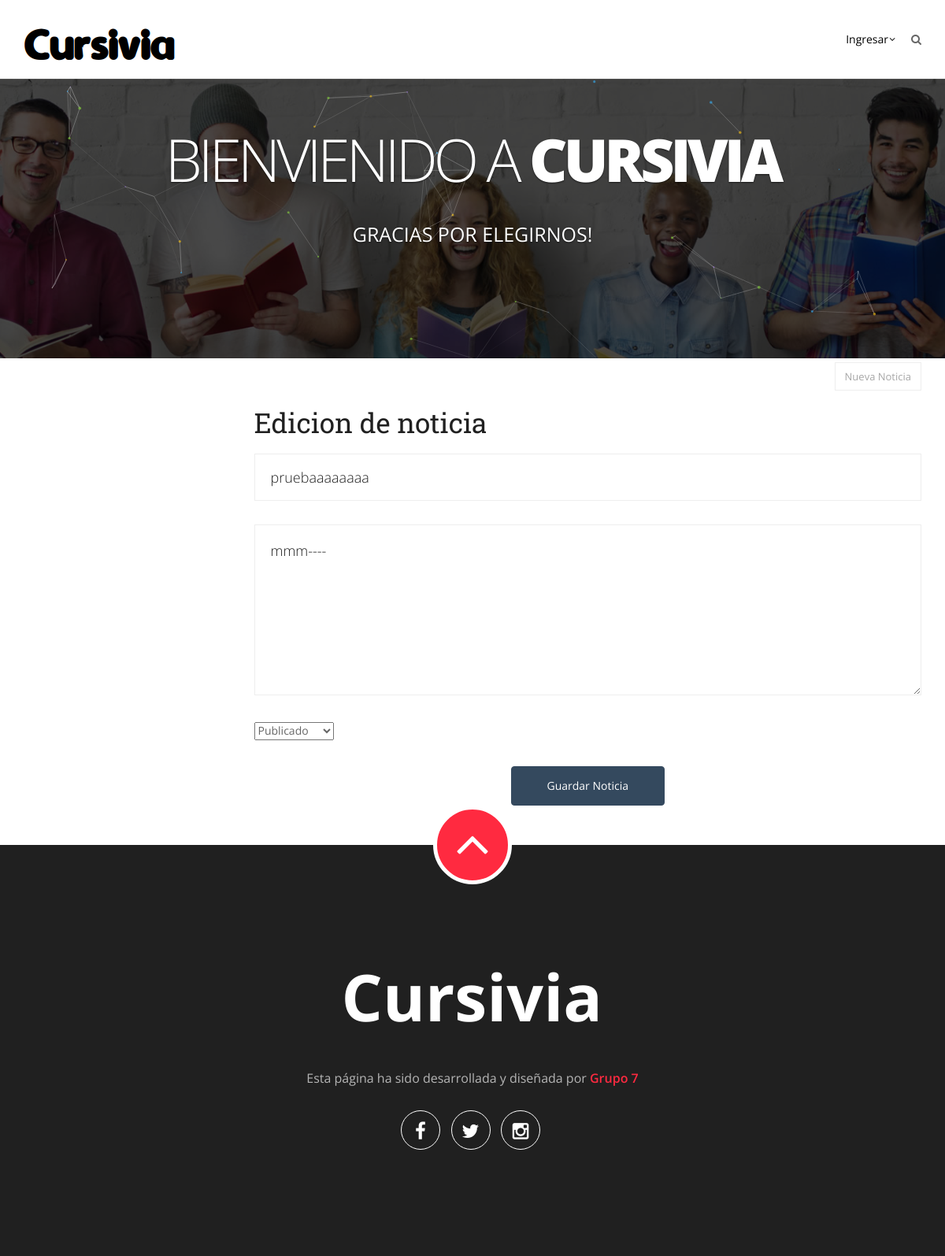
The app's page /home/noticia/19/update/, older data.
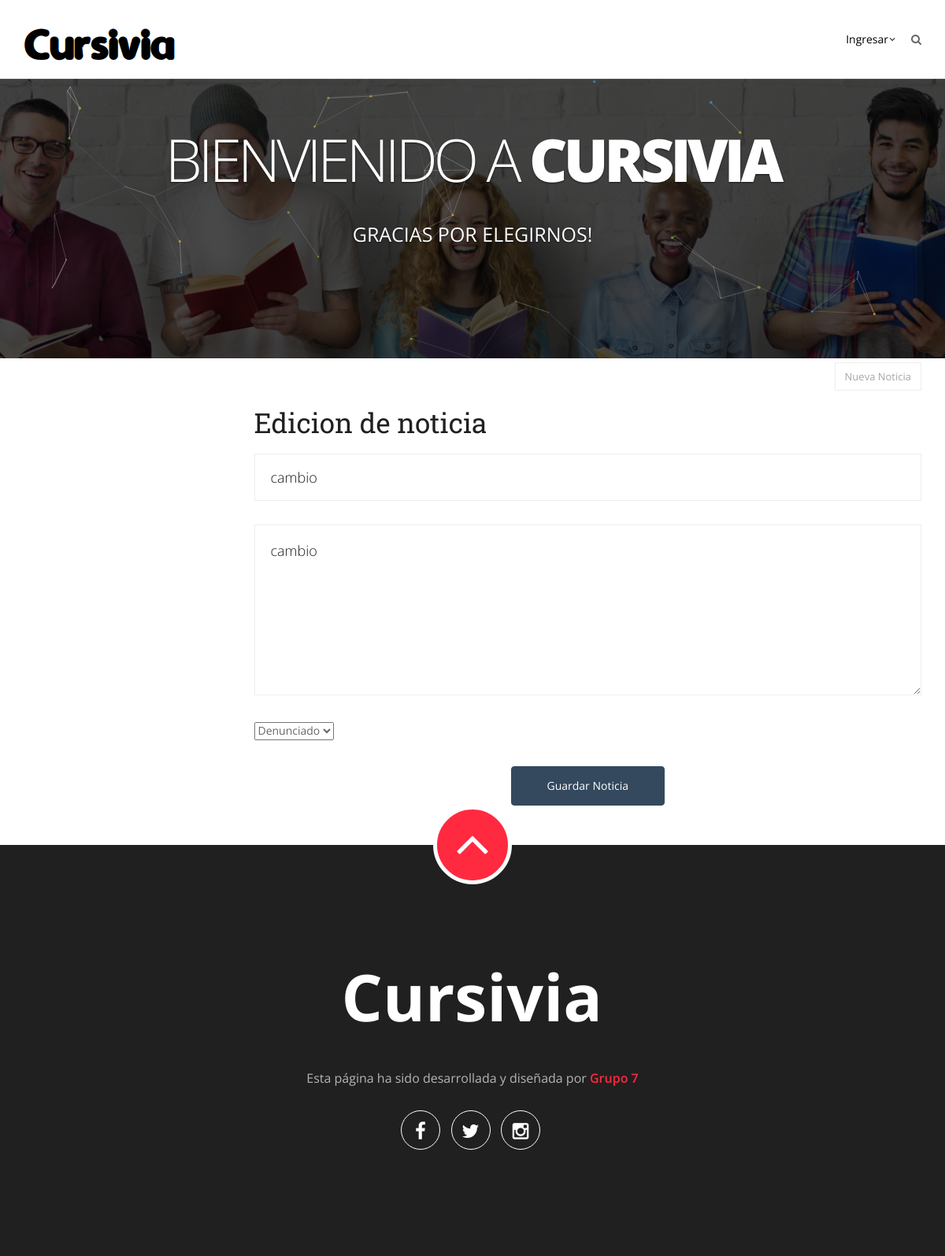
The same page, newer data.
### home/models.py (models this page shows, shortened)
class Publicacion(models.Model):
    estadosCargados = (
        ('p', 'Publicado'),
        ('b', 'Borrador'),
        ('d', 'Denunciado'),
        ('e', 'Eliminado'),
    )
    alcances = (
        ('g', 'Global'),
        ('e', 'Expecifico'),
    )
    tipoPublicacion = (
        ('n', 'Noticia'),
        ('d', 'Documentacion'),
    )
    materia = models.ForeignKey(Materia, on_delete=models.CASCADE, null=True, blank=True, default='')
    titulo = models.CharField(max_length=100)
    cuerpo = models.TextField(max_length=5000)
    usuario = models.ForeignKey(User, on_delete=models.CASCADE, null=False, blank=False)
    fecha_alta = models.DateTimeField(default=timezone.now, null=True)
    fecha_baja = models.DateTimeField(null=True, blank=True)
    tipo_publicacion =  models.CharField(max_length=1, choices=tipoPublicacion, blank=True, default='d',
                              help_text='tipo de publicacion')
    estado_publicacion = models.CharField(max_length=1, choices=estadosCargados, blank=True, default='b',
                              help_text='situacion actual de la publicacion')
    alcance = models.CharField(max_length=1, choices=alcances, blank=True, default='g',
                              help_text='alcance de la publicacion')

### home/views.py (the view)
# urls.py: url(r'^noticia/(?P<pk>\d+)/update/$', views.NoticiaUpdate.as_view(), name='noticia_update'),
class NoticiaUpdate(UpdateView):
    model = Publicacion
    fields = ['titulo','cuerpo','estado_publicacion']

### Cursivia/templates/home/publicacion_form.html (shortened to what this page needs)
{% extends "base.html" %}
{% block content %}
<form action="" method="post">
	<div class="form-group ">
			<h1>Edicion de noticia</h1>
			<div>
				<div class="form-group">
					<input name="titulo" class="form-control" id="id_titulo" placeholder="El Titulo de la Noticia" type="text" value={{form.titulo.value}}>
				</div>
				<div class="form-group">
					<textarea name="cuerpo" class="form-control" id="id_cuerpo" placeholder="El cuerpo de la noticia" type="text" rows="7">{{form.cuerpo.value}}</textarea>
				</div>
			</div>
		    <table>
		    	{{ form.estado_publicacion }}
		    </table>
	</div>
	<div align="center">
	  <button class="btn btn-primary" type="submit" name="action" value="registracion" style="margin-bottom: 50px;">Guardar Noticia
	  </button>
	</div>
</form>
{% endblock %}

Row changes from the older to the newer data that the page shows:
changed Publicacion: titulo "pruebaaaaaaaa" → "cambio"; cuerpo "mmm----" → "cambio"; estado_publicacion "Publicado" → "Denunciado"
